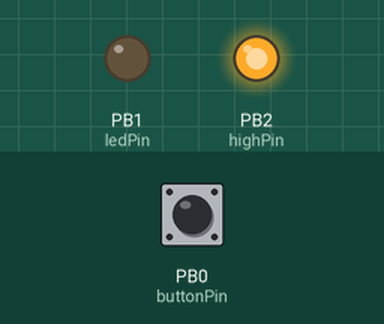
Bench run of a sketch on a simulated ATtiny85, built with avr-gcc and run on an emulated ATtiny85. Parts: output pins drawn as LEDs (lit = HIGH). Dashed ring = blinking. Inputs (shaded band) come from the test bench; at power-on: PB0 (buttonPin) LOW. Sleep ends after the set time or at an interrupt.

Above: at 5.0 s.
5.1 s: PB0 (buttonPin) pulled HIGH for 3.2 s
At 6.11 s:
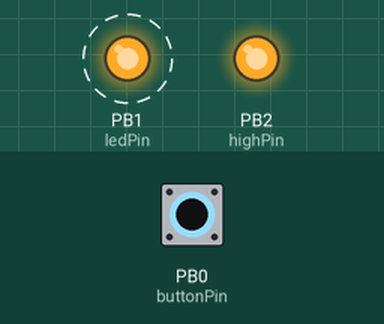
Timing chart, 0 to 8.1 s (numbered marks = the images above; inputs shaded):
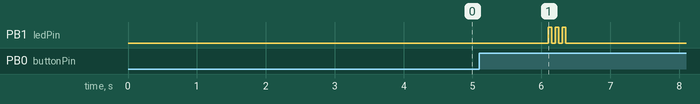

The sketch:

ButtonCounterLowPower.ino
```cpp
/*
 Low Powered Counter with LED for display ie Doodad

 Each time the button is pressed, the LED will blink the total number of counts saved. Holding the button down until the LED flashes quickly will add to the count. Restarting via the switch on the battery pack or pressing the reset button will reset the counter.

 The circuit:
 * onBoard LED is tied to PIN 1
 * pushbutton attached from PIN 0 to PIN 2 (set HIGH)
 * 10K resistor attached from PIN 0 to GND - External Pull Down for input
 * 2 CR2032 in series provides ~6V to BATT and GND

 */
#include <avr/sleep.h>

// Utility macro
#define adc_disable() (ADCSRA &= ~(1<<ADEN)) // disable ADC (before power-off)
#define PCINT_VECTOR PCINT0_vect      // This step is not necessary - it's a naming thing for clarity
#define INTERRUPT_PIN PCINT0  // This is PB0 per the schematic
#define INT_PIN PB0           // Interrupt pin of choice: PB0 (same as PCINT0) - Pin 5

// constants won't change. They're used here to
// set pin numbers:
const int buttonPin = 0;     // the number of the pushbutton pin
const int ledPin =  1;      // the number of the LED pin
const int highPin = 2;

// Variables will change:
boolean buttonActive = false;
boolean longPressActive = false;
bool ledState = false;         // the current state of the output pin

// the following variables are long's because the time, measured in miliseconds,
// will quickly become a bigger number than can be stored in an int.
long lastDebounceTime = 0;  // the last time the output pin was toggled
long longPressTime = 1000;
int longpress_cnt = 0; // holds button long presses

ISR(PCINT_VECTOR)
{
  noInterrupts(); // cli();
}


void setup() {
  //pinMode(buttonPin, INPUT);
  pinMode(ledPin, OUTPUT);
  pinMode(highPin, OUTPUT);
  digitalWrite(highPin, HIGH);
  cli();                            // Disable interrupts during setup
  PCMSK |= (1 << INTERRUPT_PIN);    // Enable interrupt handler (ISR) for our chosen interrupt pin (PCINT1/PB1/pin 6)
  GIMSK |= (1 << PCIE);             // Enable PCINT interrupt in the general interrupt mask
  pinMode(PB0, INPUT);   // Set our interrupt pin as input with a pullup to keep it stable

  adc_disable(); // ADC uses ~320uA
  set_sleep_mode(SLEEP_MODE_PWR_DOWN);
  enterSleep();
}

void enterSleep(){
  //https://www.nongnu.org/avr-libc/user-manual/group__avr__sleep.html
  delay(50);
  sleep_enable();
  interrupts(); //sei();
  sleep_cpu();// on 2nd try comment this out

  /* The program will continue from here when it wakes up. */
  sleep_disable();

//  sei();
}

void blinkCnts(int l_delay, int l_cnt){
  for(int i = 0; i < l_cnt; i++){
      digitalWrite(ledPin, HIGH);
      delay(l_delay);
      digitalWrite(ledPin, LOW);
      delay(l_delay);
  }
}

void loop() {
  if(digitalRead(buttonPin) == HIGH){
    // Pressed
    if (buttonActive == false) {
      buttonActive = true;
      lastDebounceTime = millis();
      delay(1);
    }
    if (((millis() - lastDebounceTime) > longPressTime) && (longPressActive == false)) {
      // long press action
      longPressActive = true;
      longpress_cnt++;
      blinkCnts(50, 3);
    }
  }else{
    // Not Pressed
    if (buttonActive == true) {
      if (longPressActive == true) {
        longPressActive = false;
        enterSleep();
      } else {
        // short press action
        blinkCnts(150, longpress_cnt);
        enterSleep();
      }
      buttonActive = false;
    }
  }
  delay(1);
}
```

Measured:
- after the input at 5.1 s, PB1 (ledPin): alternates HIGH for 0.05 s and LOW for 0.05 s, 6 changes in all, then stays LOW, starting after 1.0 s
